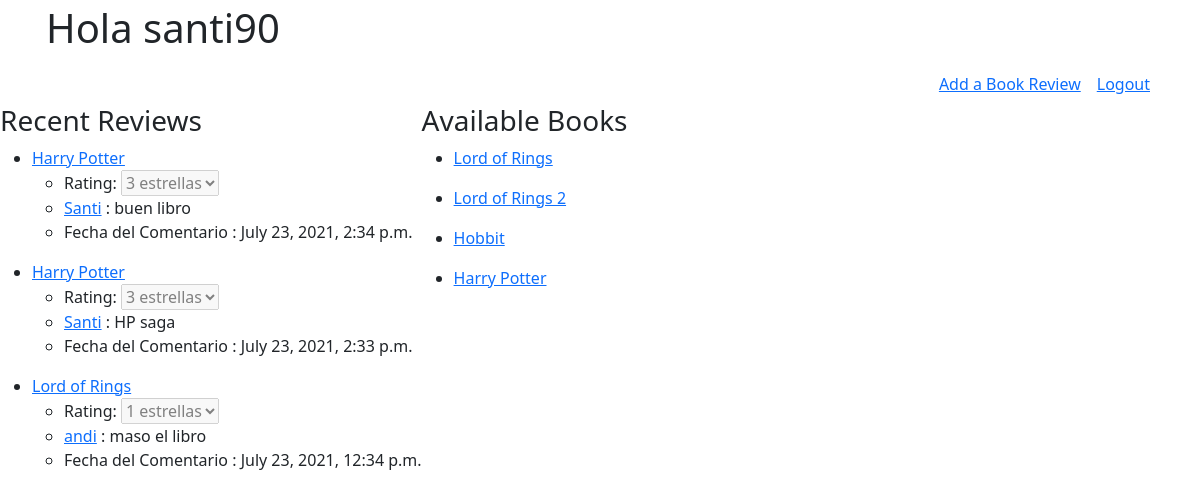
Page /user (signed in) on the committed database.
### bookApp/models.py (models this page shows)
class User(models.Model):
    name=models.CharField(max_length=40)
    username=models.CharField(max_length=40)
    email=models.EmailField()
    password=models.CharField(max_length=40)
    createdAt=models.DateTimeField(auto_now_add=True)
    updatedAt=models.DateTimeField(auto_now=True)
    objects = UserManager()

class Review(models.Model):
    reviewDesc=models.TextField()
    rating=models.IntegerField()
    userReview=models.ForeignKey(User,related_name="users_review", on_delete=models.CASCADE)
    bookReview=models.ForeignKey(Book,related_name="book_reviews",on_delete=models.CASCADE)
    createdAt=models.DateTimeField(auto_now_add=True)
    updatedAt=models.DateTimeField(auto_now=True)
    objects=ReviewManager()

class Book(models.Model):
    bookName=models.CharField(max_length=45)
    createdAt=models.DateTimeField(auto_now_add=True)
    updatedAt=models.DateTimeField(auto_now=True)
    objects=BookManager()

### bookApp/views.py (the view)
# urls.py: path('user',views.indexUser),
def indexUser(request):
    if 'logged_user' not in request.session:
        messages.error(request, "Please Register or Log In")
        return redirect("/")
    context={
        'user': User.objects.get(id=request.session['logged_user']),
        'books': Book.objects.all(),
        'lastReviews': Review.objects.all().order_by('-createdAt')[:3]
    }
    return render(request,'index.html',context)

### bookApp/templates/index.html (shortened to what this page needs)
<!DOCTYPE html>
<html lang="en">
<head>
    <link href="https://cdn.jsdelivr.net/npm/bootstrap@5.0.2/dist/css/bootstrap.min.css" rel="stylesheet">
    {% load static %}
    <link rel="stylesheet" href="{% static 'css/styleLogin.css' %}">
</head>
<body>
    <div class="container">
        <div class="d-flex ">
            <div class="p-1"><H1>Hola {{user.username}}</H1></div>
        </div>
        <div class="d-flex justify-content-end">
            <div class="ml-auto p-2"><a href="/book/addBook">Add a Book Review</a></div>
            <div class="ml-auto p-2"><a href="/logout">Logout</a></div>
        </div>
    </div>
    <div class="d-inline-flex">
        <div class="d-flex flex-column">
            <div><h3>Recent Reviews</h3></div>
            {% for review in lastReviews%}
            <div>
                <ul>
                    <li>
                        <a href="book/{{review.bookReview.id}}">{{review.bookReview.bookName}}</a>
                        <ul>
                            <li>Rating: <select name="rating" id="rating" disabled="disabled">
                                    <option  value="{{review.rating}}" >
                                        {% if review.rating == 1 %}1 estrellas{% endif %}
                                        {% if review.rating == 3 %}3 estrellas{% endif %}
                                        </option>
                                </select>
                            </li>
                            <li>
                                <a href="/user/{{review.userReview.id}}">{{review.userReview.username}}</a> : {{review.reviewDesc}}
                            </li>
                            <li>
                                Fecha del Comentario : {{review.updatedAt}}
                            </li>
                        </ul>
                    </li>
                </ul>
            </div>
            {% endfor %}
        </div>
        <div class="d-flex flex-column">
            <div><h3>Available Books</h3></div>
            <div class="continer">
                {% for book in books %}
                <ul>
                    <li>
                        <a href="book/{{book.id}}">{{book.bookName}}</a>
                    </li>
                </ul>
                {% endfor %}
            </div>
        </div>
    </div>
</body>
</html>

### rows in the picture
User: username "santi90"
Review: bookReview.bookName "Harry Potter", rating "3 estrellas", userReview.username "Santi", reviewDesc "buen libro", updatedAt "July 23, 2021, 2:34 p.m."
Review: bookReview.bookName "Harry Potter", rating "3 estrellas", userReview.username "Santi", reviewDesc "HP saga", updatedAt "July 23, 2021, 2:33 p.m."
Review: bookReview.bookName "Lord of Rings", rating "1 estrellas", userReview.username "andi", reviewDesc "maso el libro", updatedAt "July 23, 2021, 12:34 p.m."
Book: bookName "Lord of Rings"
Book: bookName "Lord of Rings 2"
Book: bookName "Hobbit"
Book: bookName "Harry Potter"
